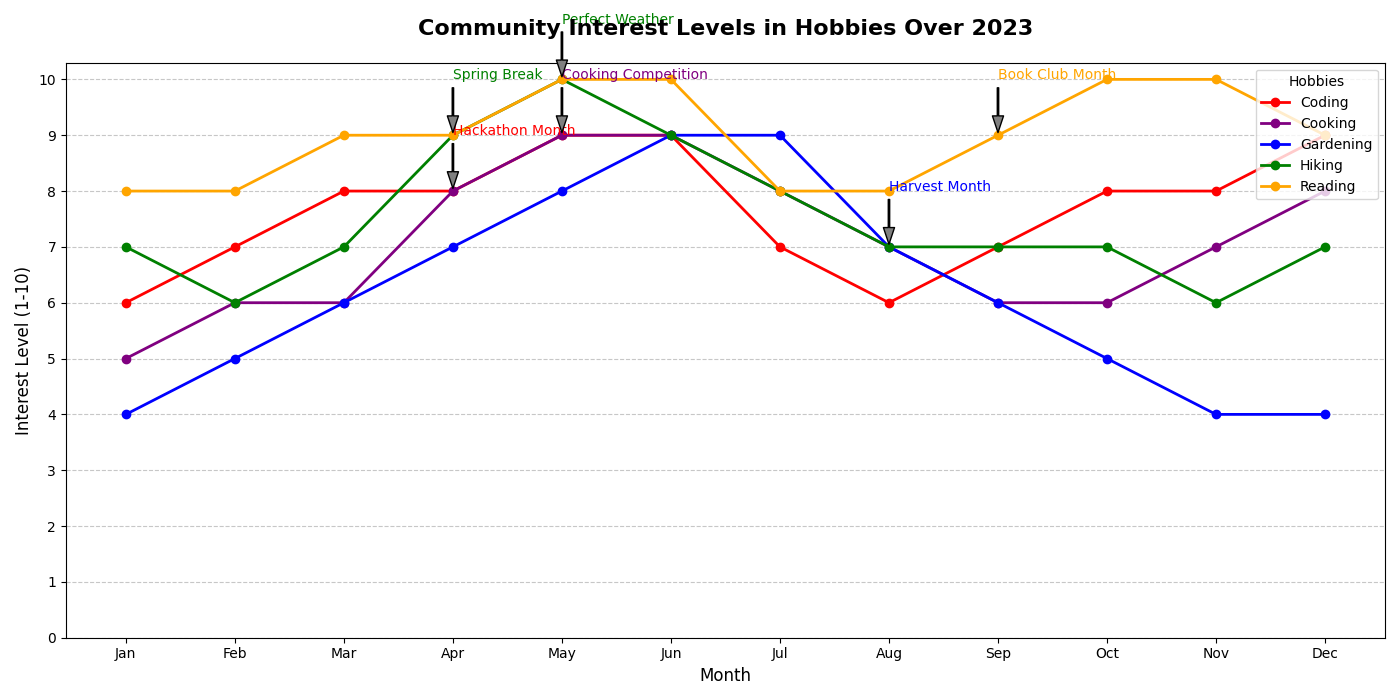

The script that drew this image:
import matplotlib.pyplot as plt
import numpy as np

months = np.array(['Jan', 'Feb', 'Mar', 'Apr', 'May', 'Jun', 'Jul', 'Aug', 'Sep', 'Oct', 'Nov', 'Dec'])
hobbies = ['Coding', 'Cooking', 'Gardening', 'Hiking', 'Reading']

interest_coding = np.array([6, 7, 8, 8, 9, 9, 7, 6, 7, 8, 8, 9])
interest_cooking = np.array([5, 6, 6, 8, 9, 9, 8, 7, 6, 6, 7, 8])
interest_gardening = np.array([4, 5, 6, 7, 8, 9, 9, 7, 6, 5, 4, 4])
interest_hiking = np.array([7, 6, 7, 9, 10, 9, 8, 7, 7, 7, 6, 7])
interest_reading = np.array([8, 8, 9, 9, 10, 10, 8, 8, 9, 10, 10, 9])

interest_data = {
    'Coding': interest_coding,
    'Cooking': interest_cooking,
    'Gardening': interest_gardening,
    'Hiking': interest_hiking,
    'Reading': interest_reading
}

# Colors have been shuffled
colors = {
    'Coding': 'red',
    'Cooking': 'purple',
    'Gardening': 'blue',
    'Hiking': 'green',
    'Reading': 'orange'
}

fig, ax = plt.subplots(figsize=(14, 7))
for hobby, interest in interest_data.items():
    ax.plot(months, interest, marker='o', label=hobby, color=colors[hobby], linewidth=2, linestyle='-')

peak_annotations = {
    'Coding': [(4, 'Hackathon Month')],
    'Cooking': [(5, 'Cooking Competition')],
    'Gardening': [(8, 'Harvest Month')],
    'Hiking': [(4, 'Spring Break'), (5, 'Perfect Weather')],
    'Reading': [(9, 'Book Club Month')]
}

for hobby, peaks in peak_annotations.items():
    for m_idx, label in peaks:
        ax.annotate(label,
                    xy=(months[m_idx-1], interest_data[hobby][m_idx-1]),
                    xytext=(months[m_idx-1], interest_data[hobby][m_idx-1] + 1),
                    arrowprops=dict(facecolor='grey', shrink=0.05, width=1, headwidth=8),
                    fontsize=10, color=colors[hobby])

ax.set_title('Community Interest Levels in Hobbies Over 2023', fontsize=16, fontweight='bold', pad=20)
ax.set_xlabel('Month', fontsize=12)
ax.set_ylabel('Interest Level (1-10)', fontsize=12)
ax.set_xticks(months)
ax.set_yticks(np.arange(0, 11, 1))
ax.legend(loc='upper right', fontsize=10, title='Hobbies')
ax.grid(axis='y', linestyle='--', alpha=0.7)

plt.tight_layout()
plt.show()
